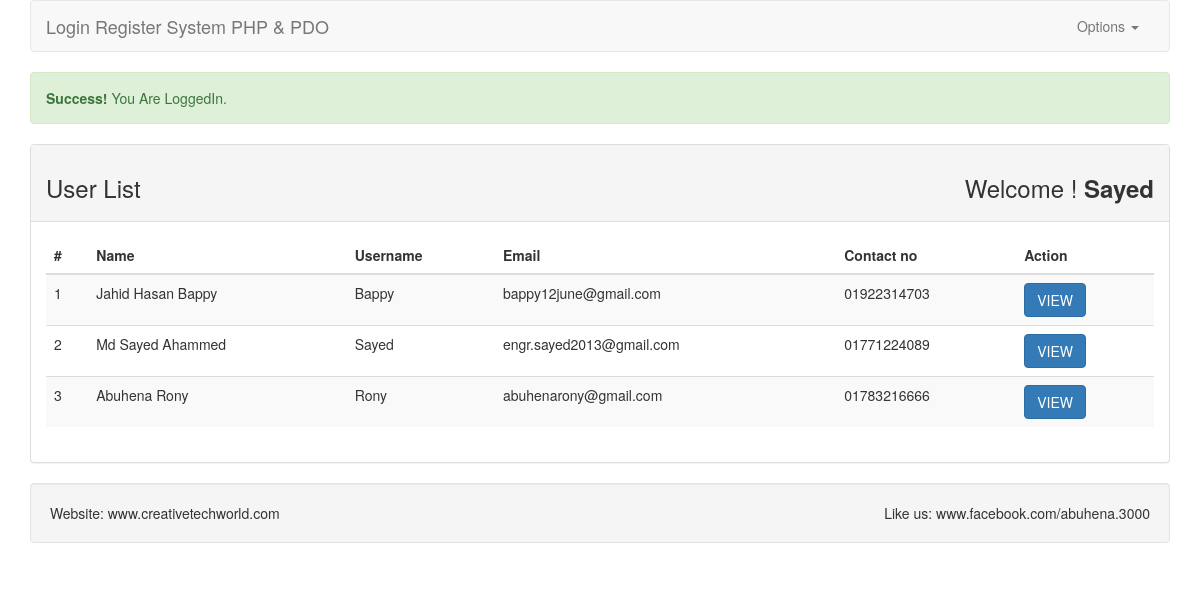
The app's page /index.php (signed in) with its own data.
### tables this page shows
CREATE TABLE IF NOT EXISTS `tbl_users` (
  `id` int(11) NOT NULL AUTO_INCREMENT,
  `name` varchar(255) NOT NULL,
  `username` varchar(255) NOT NULL,
  `email` varchar(255) NOT NULL,
  `password` varchar(255) NOT NULL,
  `mobile` varchar(11) NOT NULL,
  `created_at` datetime NOT NULL DEFAULT CURRENT_TIMESTAMP,
  PRIMARY KEY (`id`)
);

### classes/Session.php (called while the page is built, shortened)
<?php
class Session{
    public static function get($key){
        if (isset($_SESSION[$key]))
            return $_SESSION[$key];
        else
            return false;
    }
}
?>

### classes/User.php (called while the page is built, shortened)
<?php
include_once 'Session.php';
include 'Database.php';
class User{
    private $db;
    public function __construct()
    {
        $this->db = new Database();
    }
    public function getUserData(){
        $sql = "SELECT * FROM tbl_users ORDER BY id DESC";
        $query = $this->db->pdo->prepare($sql);
        $query->execute();
        $r = $query->fetchAll(PDO::FETCH_ASSOC);
        return $r;
    }
}
?>

### classes/Database.php (called while the page is built)
<?php
class Database{
    private $dbhost = 'localhost';
    private $dbuser = 'root';
    private $dbpass = '';
    private $dbname = 'db_lr';
    public $pdo;
    public function __construct()
    {
        if (!isset($this->pdo)){
            try{
                $link = new PDO("mysql:host=".$this->dbhost.";dbname=".$this->dbname,$this->dbuser,$this->dbpass);
                $link->setAttribute(PDO::ATTR_ERRMODE,PDO::ERRMODE_EXCEPTION);
                $link->exec("SET CHARACTER SET utf8");
                $this->pdo = $link;
            }catch (PDOException $e){
                die("Failed to connect with database".$e->getMessage());
            }
        }
    }
}
?>

### index.php (the view, shortened to what this page needs)
<?php
    include 'classes/User.php';
    include 'inc/header.php';
?>
<?php
    $loginmsg = Session::get("loginmsg");
    if (isset($loginmsg))
        echo $loginmsg;
?>
    <div class="panel panel-default">
        <div class="panel-heading">
            <h3>User List <span class="pull-right">Welcome ! <strong>
                        <?php
                            $name = Session::get("username");
                            if (isset($name))
                                echo $name;
                        ?>
                    </strong></span></h3>
        </div>
        <div class="panel-body">
            <table class="table table-striped table-hover ">
                <thead>
                <tr>
                    <th>#</th>
                    <th>Name</th>
                    <th>Username</th>
                    <th>Email</th>
                    <th>Contact no</th>
                    <th>Action</th>
                </tr>
                </thead>
                <tbody>
                    <?php
                        $user = new User();
                        $userData = $user->getUserData();
                        if ($userData) {
                            $i=0;
                            foreach ($userData as $sdata) {
                                $i++;
                    ?>
                <tr>
                    <td><?php echo $i  ?></td>
                    <td><?php echo $sdata['name']; ?></td>
                    <td><?php echo $sdata['username']; ?></td>
                    <td><?php echo $sdata['email']; ?></td>
                    <td><?php echo $sdata['mobile']; ?></td>
                    <td><a class="btn btn-primary" href="profile.php?id=<?php echo $sdata['id']; ?>">VIEW</a></td>
                </tr>
            <?php } } else { ?>
                <tr>
                    <td colspan="5">No Data Found</td>
                </tr>
            <?php } ?>
                </tbody>
            </table>
        </div>
    </div>
    <?php include 'inc/footer.php'?>

### records on screen
tbl_users: name "Jahid Hasan Bappy", username "Bappy", email "bappy12june@gmail.com", mobile "01922314703"
tbl_users: name "Md Sayed Ahammed", username "Sayed", email "engr.sayed2013@gmail.com", mobile "01771224089"
tbl_users: name "Abuhena Rony", username "Rony", email "abuhenarony@gmail.com", mobile "01783216666"

### other values on screen
$loginmsg "Success! You Are LoggedIn."
$name "Sayed"
